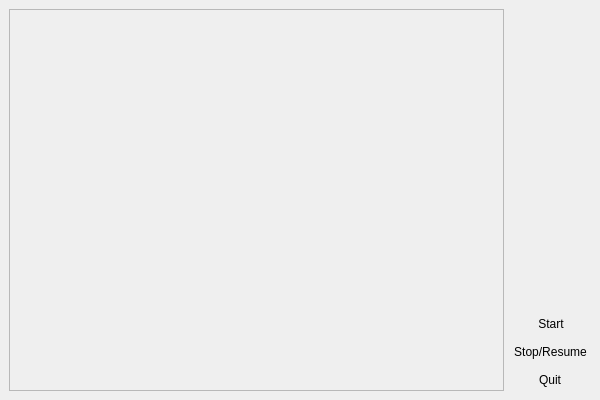
<?xml version="1.0" encoding="UTF-8"?>
<ui version="4.0">
 <class>SpaceGlider</class>
 <widget class="QMainWindow" name="SpaceGlider">
  <property name="geometry">
   <rect>
    <x>0</x>
    <y>0</y>
    <width>600</width>
    <height>400</height>
   </rect>
  </property>
  <property name="sizePolicy">
   <sizepolicy hsizetype="Minimum" vsizetype="Minimum">
    <horstretch>0</horstretch>
    <verstretch>0</verstretch>
   </sizepolicy>
  </property>
  <property name="windowTitle">
   <string>MainWindow</string>
  </property>
  <widget class="QWidget" name="centralwidget">
   <layout class="QGridLayout" name="gridLayout">
    <item row="2" column="2">
     <widget class="QPushButton" name="pushButton_exit">
      <property name="sizePolicy">
       <sizepolicy hsizetype="Maximum" vsizetype="Maximum">
        <horstretch>0</horstretch>
        <verstretch>0</verstretch>
       </sizepolicy>
      </property>
      <property name="text">
       <string>Quit</string>
      </property>
      <property name="autoDefault">
       <bool>true</bool>
      </property>
      <property name="flat">
       <bool>true</bool>
      </property>
     </widget>
    </item>
    <item row="0" column="2" alignment="Qt::AlignRight|Qt::AlignBottom">
     <widget class="QPushButton" name="pushButton_start">
      <property name="sizePolicy">
       <sizepolicy hsizetype="Maximum" vsizetype="Maximum">
        <horstretch>0</horstretch>
        <verstretch>0</verstretch>
       </sizepolicy>
      </property>
      <property name="text">
       <string>Start</string>
      </property>
      <property name="autoDefault">
       <bool>true</bool>
      </property>
      <property name="flat">
       <bool>true</bool>
      </property>
     </widget>
    </item>
    <item row="1" column="2">
     <widget class="QPushButton" name="pushButton_pause">
      <property name="sizePolicy">
       <sizepolicy hsizetype="Maximum" vsizetype="Maximum">
        <horstretch>0</horstretch>
        <verstretch>0</verstretch>
       </sizepolicy>
      </property>
      <property name="text">
       <string>Stop/Resume</string>
      </property>
      <property name="autoDefault">
       <bool>true</bool>
      </property>
      <property name="flat">
       <bool>true</bool>
      </property>
     </widget>
    </item>
    <item row="0" column="0" rowspan="3">
     <widget class="QFrame" name="frejm">
      <property name="sizePolicy">
       <sizepolicy hsizetype="Minimum" vsizetype="Minimum">
        <horstretch>0</horstretch>
        <verstretch>0</verstretch>
       </sizepolicy>
      </property>
      <property name="frameShape">
       <enum>QFrame::StyledPanel</enum>
      </property>
      <property name="frameShadow">
       <enum>QFrame::Raised</enum>
      </property>
      <widget class="QLabel" name="label_glider">
       <property name="geometry">
        <rect>
         <x>2000</x>
         <y>2000</y>
         <width>50</width>
         <height>50</height>
        </rect>
       </property>
       <property name="text">
        <string/>
       </property>
       <property name="pixmap">
        <pixmap resource="resources.qrc">:/resource/img/raketa.png</pixmap>
       </property>
       <property name="scaledContents">
        <bool>true</bool>
       </property>
      </widget>
      <widget class="QLabel" name="prva_traka">
       <property name="geometry">
        <rect>
         <x>0</x>
         <y>0</y>
         <width>47</width>
         <height>13</height>
        </rect>
       </property>
       <property name="text">
        <string/>
       </property>
      </widget>
      <widget class="QLabel" name="druga_traka">
       <property name="geometry">
        <rect>
         <x>0</x>
         <y>0</y>
         <width>47</width>
         <height>13</height>
        </rect>
       </property>
       <property name="text">
        <string/>
       </property>
      </widget>
      <widget class="QLabel" name="treca_traka">
       <property name="geometry">
        <rect>
         <x>0</x>
         <y>0</y>
         <width>47</width>
         <height>13</height>
        </rect>
       </property>
       <property name="text">
        <string/>
       </property>
      </widget>
      <widget class="QLabel" name="cetvrta_traka">
       <property name="geometry">
        <rect>
         <x>0</x>
         <y>0</y>
         <width>47</width>
         <height>13</height>
        </rect>
       </property>
       <property name="text">
        <string/>
       </property>
      </widget>
      <widget class="QLabel" name="peta_traka">
       <property name="geometry">
        <rect>
         <x>0</x>
         <y>0</y>
         <width>47</width>
         <height>13</height>
        </rect>
       </property>
       <property name="text">
        <string/>
       </property>
      </widget>
      <widget class="QLabel" name="Boom">
       <property name="geometry">
        <rect>
         <x>0</x>
         <y>0</y>
         <width>0</width>
         <height>0</height>
        </rect>
       </property>
       <property name="text">
        <string/>
       </property>
      </widget>
     </widget>
    </item>
   </layout>
  </widget>
 </widget>
 <resources>
  <include location="resources.qrc"/>
 </resources>
 <connections/>
</ui>
